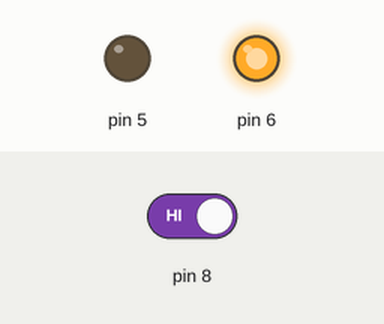
Simulated run of this sketch. Board: Arduino Uno, built with avr-gcc and run on an emulated ATmega328P. Parts: output pins drawn as LEDs (lit = HIGH). The test bench sets the inputs (shaded band); at power-on: pin 8 HIGH.

Above: at 13.3 s.
13.4 s: pin 8 driven LOW
At 15.7 s:
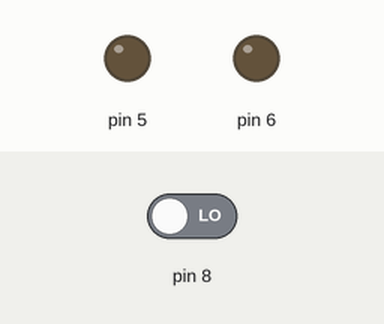
20.4 s: pin 8 driven HIGH
At 25.6 s:
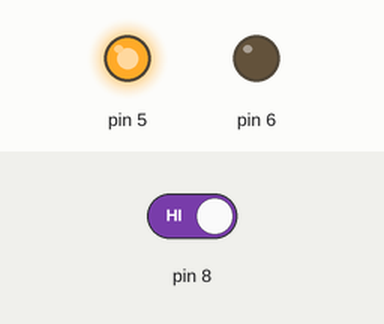
Timing chart, 0 to 38.4 s (numbered marks = the images above; inputs shaded):
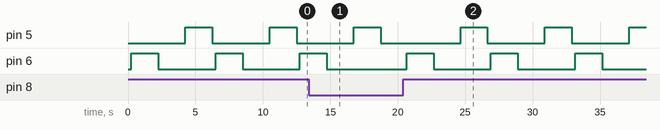

The sketch:

prog_appuicourt_long_3.ino
```cpp
int nivInt = 0;
int press = 2;

void setup() {
  // put your setup code here, to run once:
  pinMode(8, INPUT);
  pinMode(6, OUTPUT);
  pinMode(5, OUTPUT);

}

void loop() {
  // put your main code here, to run repeatedly:
  nivInt = digitalRead(8);
  if (nivInt == LOW) {
    digitalWrite(6, LOW);
    digitalWrite(5, LOW);
  }
  if (nivInt == HIGH) {
    press = 1;
    while (nivInt == LOW);
      delay(250);
      digitalWrite(6, HIGH);
      digitalWrite(5, LOW);
      delay(2000);
      digitalWrite(6, LOW);
      digitalWrite(5, LOW);
      press = 0;
  }
  if (nivInt == HIGH && press == 0) {
    delay(2000);
    if (nivInt == HIGH);
      digitalWrite(6, LOW);
      digitalWrite(5, HIGH);
      delay(2000);
      digitalWrite(6, LOW);
      digitalWrite(5, LOW);

  }

}
```

Measured:
- after the input at 13.4 s, pin 6: goes on until 14.8 s, then stays LOW
- after the input at 20.4 s, pin 5: alternates HIGH for 2.0 s and LOW for 4.3 s, starting after 4.3 s; pin 6: alternates HIGH for 2.0 s and LOW for 4.3 s, starting after 0.25 s
- by itself, pin 5, pin 6: alternates HIGH for 2.0 s and LOW for 4.3 s
